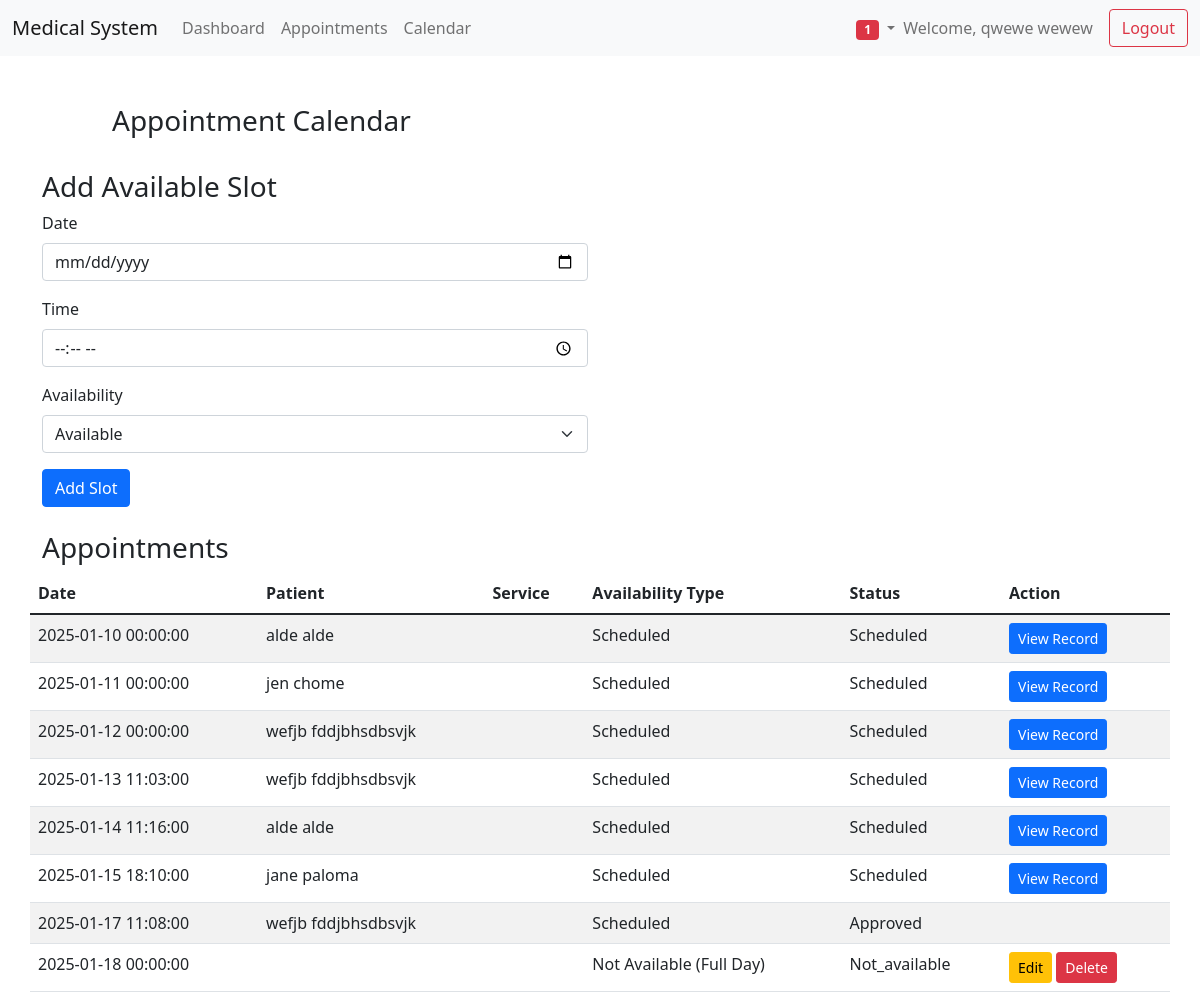
The page /doctor_dashboard.php (signed in) on the database as committed earlier.
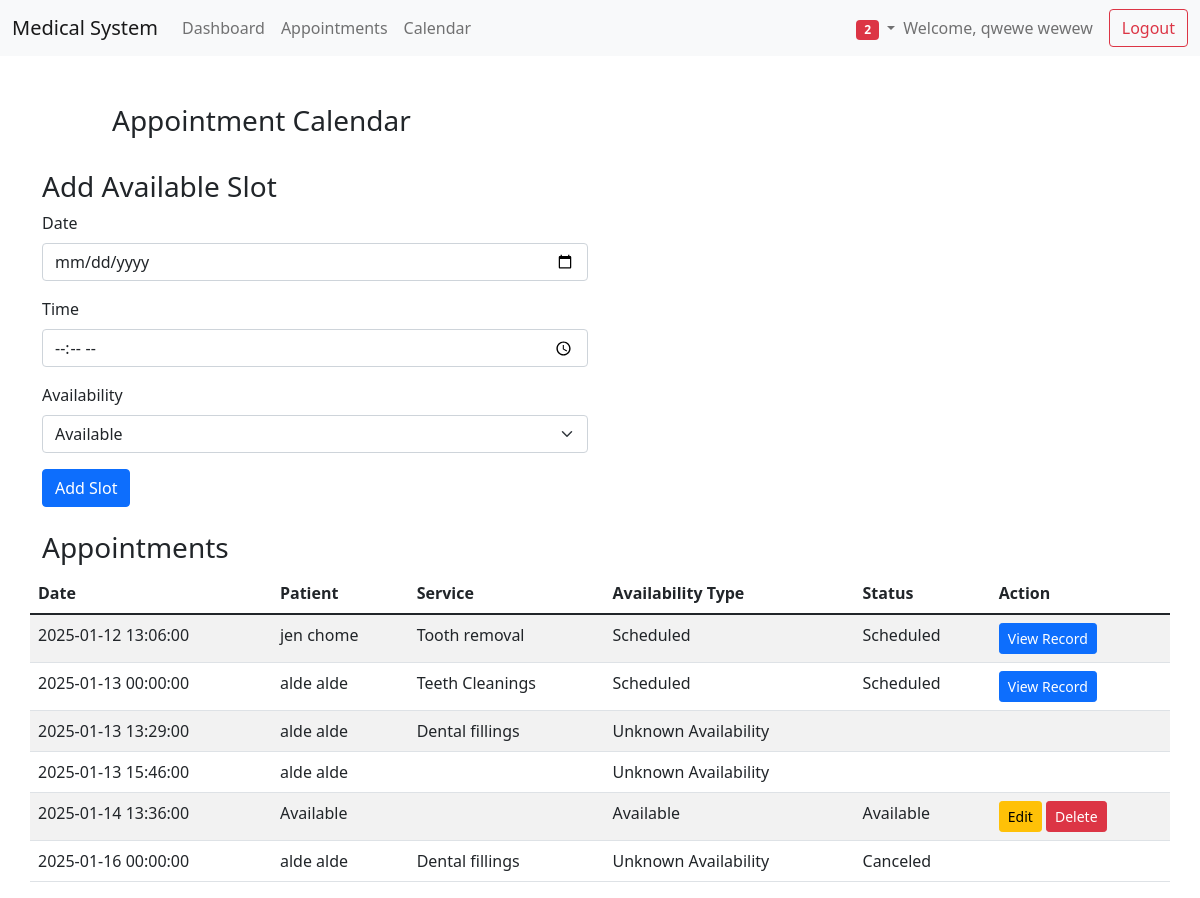
The same page on the database as committed later.
### tables this page shows
CREATE TABLE `doctors` (
  `id` int NOT NULL,
  `user_id` int DEFAULT NULL,
  `first_name` varchar(50) NOT NULL,
  `last_name` varchar(50) NOT NULL,
  `specialization` varchar(100) NOT NULL
);

CREATE TABLE `appointments` (
  `id` int NOT NULL,
  `doctor_id` int NOT NULL,
  `appointment_date` datetime NOT NULL,
  `service` varchar(255) DEFAULT NULL,
  `status` enum('available','scheduled','approved','rejected','not_available','not_available_morning','not_available_afternoon','not_available_full_day','requested','canceled') NOT NULL,
  `availability_type` enum('full_day','morning','afternoon') NOT NULL,
  `patient_id` int DEFAULT NULL,
  `is_available` tinyint(1) DEFAULT '1'
);

CREATE TABLE `patients` (
  `id` int NOT NULL,
  `user_id` int DEFAULT NULL,
  `first_name` varchar(50) NOT NULL,
  `last_name` varchar(50) NOT NULL,
  `date_of_birth` date NOT NULL
);

### doctor_dashboard.php (the view, shortened to what this page needs)
<?php
require_once 'db_connect.php';
$user_id = $_SESSION['user_id'];
$stmt = $pdo->prepare('SELECT * FROM doctors WHERE user_id = ?');
$stmt->execute([$user_id]);
$doctor = $stmt->fetch();
$stmt = $pdo->prepare("
    SELECT a.*, p.first_name, p.last_name, p.date_of_birth, a.service
    FROM appointments a
    LEFT JOIN patients p ON a.patient_id = p.id
    WHERE a.doctor_id = ?
    ORDER BY a.appointment_date
");
$stmt->execute([$doctor['id']]);
$appointments = $stmt->fetchAll();
?>
<!DOCTYPE html>
<html lang="en">
<head>
    <link href="https://cdn.jsdelivr.net/npm/bootstrap@5.1.3/dist/css/bootstrap.min.css" rel="stylesheet">
    <link href='https://cdn.jsdelivr.net/npm/fullcalendar@5.10.2/main.css' rel='stylesheet' />
</head>
<body>
    <?php include 'navbar.php'; ?>
    <div class="container mt-5">
        <div id="calendar" class="row mt-4">
            <div class="col-md-12">
                <h3>Appointment Calendar</h3>
            </div>
        </div>
        <div class="row mt-4">
            <div class="col-md-6">
                <h3>Add Available Slot</h3>
                <form id="addSlotForm">
                    <div class="mb-3">
                        <label for="slotDate" class="form-label">Date</label>
                        <input type="date" class="form-control" id="slotDate" name="slotDate" required>
                    </div>
                    <div class="mb-3">
                        <label for="slotTime" class="form-label">Time</label>
                        <input type="time" class="form-control" id="slotTime" name="slotTime">
                    </div>
                    <div class="mb-3">
                        <label for="availabilityType" class="form-label">Availability</label>
                        <select class="form-select" id="availabilityType" name="availabilityType" required>
                            <option value="available">Available</option>
                        </select>
                    </div>
                    <button type="submit" class="btn btn-primary">Add Slot</button>
                </form>
            </div>
        </div>
        <div id="appointments" class="row mt-4">
            <h3>Appointments</h3>
            <table class="table table-striped">
                <thead>
                    <tr>
                        <th>Date</th>
                        <th>Patient</th>
                        <th>Service</th>
                        <th>Availability Type</th>
                        <th>Status</th>
                        <th>Action</th>
                    </tr>
                </thead>
                <tbody>
                    <?php foreach ($appointments as $appointment): ?>
                    <tr>
                        <td><?php echo htmlspecialchars($appointment['appointment_date'] ?? ''); ?></td>
                        <td>
                            <?php
                            if ($appointment['status'] == 'available') {
                                echo 'Available';
                            } else {
                                echo htmlspecialchars(($appointment['first_name'] ?? '') . ' ' . ($appointment['last_name'] ?? ''));
                            }
                            ?>
                        </td>
                        <td><?php echo htmlspecialchars($appointment['service'] ?? ''); ?></td>
                        <td>
                            <?php
                            if ($appointment['status'] == 'scheduled' || $appointment['status'] == 'approved') {
                                echo 'Scheduled';
                            } elseif ($appointment['availability_type'] == 'full_day' && $appointment['status'] == 'not_available') {
                                echo 'Not Available (Full Day)';
                            } elseif ($appointment['availability_type'] == 'morning') {
                                echo 'Not Available (Morning)';
                            } elseif ($appointment['availability_type'] == 'afternoon') {
                                echo 'Not Available (Afternoon)';
                            } elseif ($appointment['availability_type'] == 'full_day' && $appointment['status'] == 'available') {
                                echo 'Available';
                            } else {
                                echo 'Unknown Availability';
                            }
                            ?>
                        </td>
                        <td><?php echo htmlspecialchars(ucfirst($appointment['status'] ?? '')); ?></td>
                        <td>
                            <?php if ($appointment['status'] == 'requested'): ?>
                            <button class="btn btn-success btn-sm approve-appointment"
                                data-id="<?php echo $appointment['id']; ?>">Approve</button>
                            <button class="btn btn-danger btn-sm reject-appointment"
                                data-id="<?php echo $appointment['id']; ?>">Reject</button>
                            <?php elseif ($appointment['status'] == 'available' || $appointment['status'] == 'not_available'): ?>
                            <button class="btn btn-warning btn-sm edit-slot" data-id="<?php echo $appointment['id']; ?>"
                                data-date="<?php echo $appointment['appointment_date']; ?>"
                                data-availability-type="<?php echo $appointment['availability_type']; ?>">Edit</button>
                            <button class="btn btn-danger btn-sm delete-slot"
                                data-id="<?php echo $appointment['id']; ?>">Delete</button>
                            <?php elseif ($appointment['status'] == 'scheduled'): ?>
                            <a href="view_patient_record.php?patient_id=<?php echo $appointment['patient_id']; ?>"
                                class="btn btn-primary btn-sm">View Record</a>
                            <?php endif; ?>
                        </td>
                    </tr>
                    <?php endforeach; ?>
                </tbody>
            </table>
        </div>
    </div>
</body>
</html>

### navbar.php (shortened to what this page needs)
<?php
require_once 'db_connect.php';
$user_type = $_SESSION['user_type'] ?? '';
$user_id = $_SESSION['user_id'] ?? '';
$unread_count = 0;
if ($user_type === 'doctor') {
    $stmt = $pdo->prepare('SELECT first_name, last_name FROM doctors WHERE user_id = ?');
    $stmt->execute([$user_id]);
    $user = $stmt->fetch();
    $stmt = $pdo->prepare('SELECT * FROM notifications WHERE user_id = ? AND is_read = 0');
    $stmt->execute([$user_id]);
    $notifications = $stmt->fetchAll();
    $unread_count = count($notifications);
}
$first_name = $user['first_name'] ?? '';
$last_name = $user['last_name'] ?? '';
?>
<nav class="navbar navbar-expand-lg navbar-light bg-light">
    <div class="container-fluid">
        <a class="navbar-brand" href="#">Medical System</a>
        <div class="collapse navbar-collapse" id="navbarNav">
            <ul class="navbar-nav me-auto">
                <li class="nav-item">
                    <a class="nav-link" href="<?php echo $user_type; ?>_dashboard.php">Dashboard</a>
                </li>
                <?php if ($user_type === 'doctor'): ?>
                <li class="nav-item">
                    <a class="nav-link" href="#appointments">Appointments</a>
                </li>
                <?php elseif ($user_type === 'patient'): ?>
                <li class="nav-item">
                    <a class="nav-link" href="#request-appointment">Request Appointment</a>
                </li>
                <?php endif; ?>
                <li class="nav-item">
                    <a class="nav-link" href="#calendar">Calendar</a>
                </li>
            </ul>
            <?php if ($user_type === 'doctor' || ($user_type === 'patient' && $user)): ?>
            <ul class="navbar-nav">
                <li class="nav-item dropdown">
                    <a class="nav-link dropdown-toggle" href="#" id="navbarDropdown" role="button"
                        data-bs-toggle="dropdown" aria-expanded="false">
                        <?php if ($unread_count > 0): ?>
                        <span class="badge bg-danger"><?php echo $unread_count; ?></span>
                        <?php endif; ?>
                    </a>
                </li>
            </ul>
            <?php endif; ?>
            <span class="navbar-text me-3">
                Welcome, <?php echo htmlspecialchars($first_name . ' ' . $last_name); ?>
            </span>
            <a href="logout.php" class="btn btn-outline-danger">Logout</a>
        </div>
    </div>
</nav>

### doctor_dashboard.php (style rules this page uses)
#calendar { max-width: 1000px; margin: 0 auto; }

Rows that differ between the two databases and show on the page:
removed appointments: appointment_date "2025-01-10 00:00:00", patient.last_name "alde alde", shows "Scheduled", status "Scheduled"
removed appointments: appointment_date "2025-01-11 00:00:00", patient.last_name "jen chome", shows "Scheduled", status "Scheduled"
removed appointments: appointment_date "2025-01-12 00:00:00", patient.last_name "wefjb fddjbhsdbsvjk", shows "Scheduled", status "Scheduled"
removed appointments: appointment_date "2025-01-13 11:03:00", patient.last_name "wefjb fddjbhsdbsvjk", shows "Scheduled", status "Scheduled"
removed appointments: appointment_date "2025-01-14 11:16:00", patient.last_name "alde alde", shows "Scheduled", status "Scheduled"
removed appointments: appointment_date "2025-01-15 18:10:00", patient.last_name "jane paloma", shows "Scheduled", status "Scheduled"
removed appointments: appointment_date "2025-01-17 11:08:00", patient.last_name "wefjb fddjbhsdbsvjk", shows "Scheduled", status "Approved"
removed appointments: appointment_date "2025-01-18 00:00:00", availability_type "Not Available (Full Day)", status "Not_available"
added appointments: appointment_date "2025-01-12 13:06:00", patient.last_name "jen chome", service "Tooth removal", shows "Scheduled", status "Scheduled"
added appointments: appointment_date "2025-01-13 00:00:00", patient.last_name "alde alde", service "Teeth Cleanings", shows "Scheduled", status "Scheduled"
added appointments: appointment_date "2025-01-13 13:29:00", patient.last_name "alde alde", service "Dental fillings", status "Unknown Availability"
added appointments: appointment_date "2025-01-13 15:46:00", patient.last_name "alde alde", status "Unknown Availability"
added appointments: appointment_date "2025-01-14 13:36:00", shows "Available", availability_type "Available", status "Available"
added appointments: appointment_date "2025-01-16 00:00:00", patient.last_name "alde alde", service "Dental fillings", availability_type "Unknown Availability", status "Canceled"
Other text that changed with them:
$unread_count: "1" → "2"
